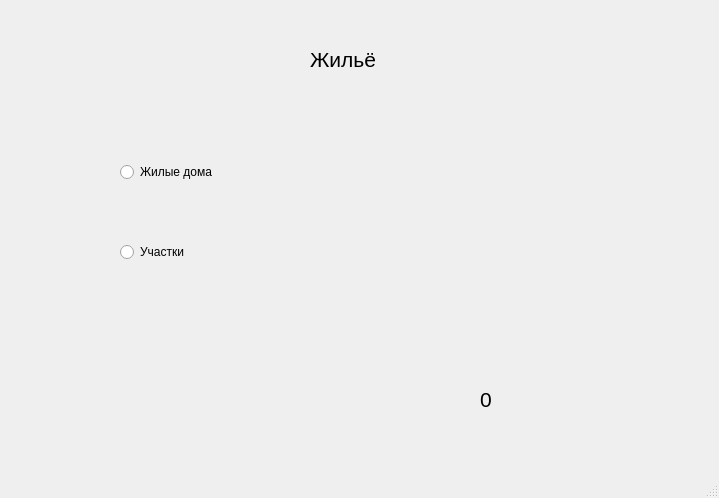
<?xml version="1.0" encoding="UTF-8"?>
<ui version="4.0">
 <class>MainWindow</class>
 <widget class="QMainWindow" name="MainWindow">
  <property name="geometry">
   <rect>
    <x>0</x>
    <y>0</y>
    <width>719</width>
    <height>498</height>
   </rect>
  </property>
  <property name="windowTitle">
   <string>MainWindow</string>
  </property>
  <widget class="QWidget" name="centralwidget">
   <widget class="QLabel" name="label">
    <property name="geometry">
     <rect>
      <x>310</x>
      <y>50</y>
      <width>71</width>
      <height>19</height>
     </rect>
    </property>
    <property name="font">
     <font>
      <pointsize>16</pointsize>
     </font>
    </property>
    <property name="text">
     <string>Жильё</string>
    </property>
   </widget>
   <widget class="QRadioButton" name="radioButton">
    <property name="geometry">
     <rect>
      <x>120</x>
      <y>160</y>
      <width>171</width>
      <height>24</height>
     </rect>
    </property>
    <property name="text">
     <string>Жилые дома</string>
    </property>
   </widget>
   <widget class="QRadioButton" name="radioButton_2">
    <property name="geometry">
     <rect>
      <x>120</x>
      <y>240</y>
      <width>110</width>
      <height>24</height>
     </rect>
    </property>
    <property name="text">
     <string>Участки</string>
    </property>
   </widget>
   <widget class="QLabel" name="label_2">
    <property name="geometry">
     <rect>
      <x>480</x>
      <y>390</y>
      <width>71</width>
      <height>19</height>
     </rect>
    </property>
    <property name="font">
     <font>
      <pointsize>16</pointsize>
     </font>
    </property>
    <property name="text">
     <string>0</string>
    </property>
   </widget>
   <widget class="QLabel" name="label_3">
    <property name="geometry">
     <rect>
      <x>380</x>
      <y>120</y>
      <width>241</width>
      <height>251</height>
     </rect>
    </property>
    <property name="font">
     <font>
      <pointsize>16</pointsize>
     </font>
    </property>
    <property name="text">
     <string/>
    </property>
   </widget>
  </widget>
  <widget class="QMenuBar" name="menubar">
   <property name="geometry">
    <rect>
     <x>0</x>
     <y>0</y>
     <width>719</width>
     <height>24</height>
    </rect>
   </property>
  </widget>
  <widget class="QStatusBar" name="statusbar"/>
 </widget>
 <resources/>
 <connections/>
</ui>
